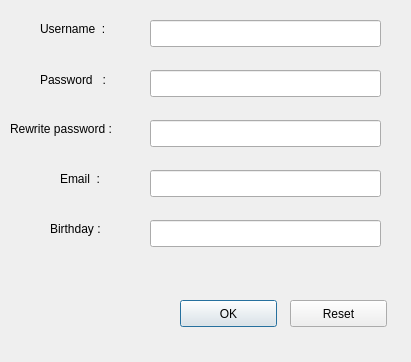
<?xml version="1.0" encoding="UTF-8"?>
<ui version="4.0">
 <class>CreateCount</class>
 <widget class="QDialog" name="CreateCount">
  <property name="geometry">
   <rect>
    <x>0</x>
    <y>0</y>
    <width>411</width>
    <height>362</height>
   </rect>
  </property>
  <property name="windowTitle">
   <string>Dialog</string>
  </property>
  <widget class="QLineEdit" name="Username">
   <property name="geometry">
    <rect>
     <x>150</x>
     <y>20</y>
     <width>231</width>
     <height>27</height>
    </rect>
   </property>
  </widget>
  <widget class="QLineEdit" name="Password">
   <property name="geometry">
    <rect>
     <x>150</x>
     <y>70</y>
     <width>231</width>
     <height>27</height>
    </rect>
   </property>
  </widget>
  <widget class="QLineEdit" name="Email">
   <property name="geometry">
    <rect>
     <x>150</x>
     <y>170</y>
     <width>231</width>
     <height>27</height>
    </rect>
   </property>
  </widget>
  <widget class="QLineEdit" name="ConfirmPassword">
   <property name="geometry">
    <rect>
     <x>150</x>
     <y>120</y>
     <width>231</width>
     <height>27</height>
    </rect>
   </property>
  </widget>
  <widget class="QLineEdit" name="Birthday">
   <property name="geometry">
    <rect>
     <x>150</x>
     <y>220</y>
     <width>231</width>
     <height>27</height>
    </rect>
   </property>
  </widget>
  <widget class="QLabel" name="label_2">
   <property name="geometry">
    <rect>
     <x>40</x>
     <y>20</y>
     <width>91</width>
     <height>17</height>
    </rect>
   </property>
   <property name="text">
    <string>Username  :</string>
   </property>
  </widget>
  <widget class="QLabel" name="label_3">
   <property name="geometry">
    <rect>
     <x>40</x>
     <y>70</y>
     <width>91</width>
     <height>20</height>
    </rect>
   </property>
   <property name="text">
    <string>Password   :</string>
   </property>
  </widget>
  <widget class="QLabel" name="label_4">
   <property name="geometry">
    <rect>
     <x>10</x>
     <y>120</y>
     <width>161</width>
     <height>17</height>
    </rect>
   </property>
   <property name="text">
    <string>Rewrite password :</string>
   </property>
  </widget>
  <widget class="QLabel" name="label_5">
   <property name="geometry">
    <rect>
     <x>60</x>
     <y>170</y>
     <width>67</width>
     <height>17</height>
    </rect>
   </property>
   <property name="text">
    <string>Email  :</string>
   </property>
  </widget>
  <widget class="QLabel" name="label_6">
   <property name="geometry">
    <rect>
     <x>50</x>
     <y>220</y>
     <width>67</width>
     <height>17</height>
    </rect>
   </property>
   <property name="text">
    <string>Birthday :</string>
   </property>
  </widget>
  <widget class="QLabel" name="label">
   <property name="geometry">
    <rect>
     <x>0</x>
     <y>250</y>
     <width>161</width>
     <height>131</height>
    </rect>
   </property>
   <property name="text">
    <string/>
   </property>
   <property name="pixmap">
    <pixmap>image/abstract_0093.jpg</pixmap>
   </property>
  </widget>
  <widget class="QPushButton" name="pushButton">
   <property name="geometry">
    <rect>
     <x>180</x>
     <y>300</y>
     <width>97</width>
     <height>27</height>
    </rect>
   </property>
   <property name="text">
    <string>OK</string>
   </property>
  </widget>
  <widget class="QPushButton" name="pushButton_2">
   <property name="geometry">
    <rect>
     <x>290</x>
     <y>300</y>
     <width>97</width>
     <height>27</height>
    </rect>
   </property>
   <property name="text">
    <string>Reset</string>
   </property>
  </widget>
 </widget>
 <resources/>
 <connections/>
</ui>
